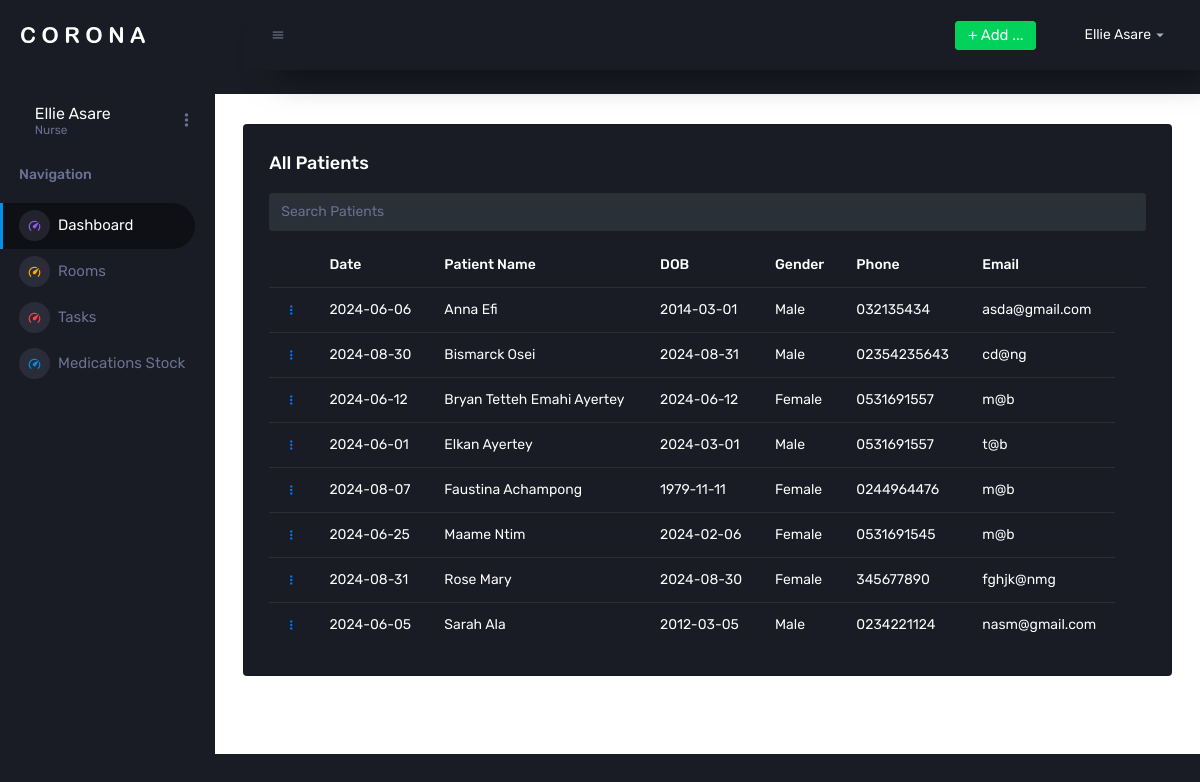
The app's page /pages/desk/viewpatients.php (signed in), older data.
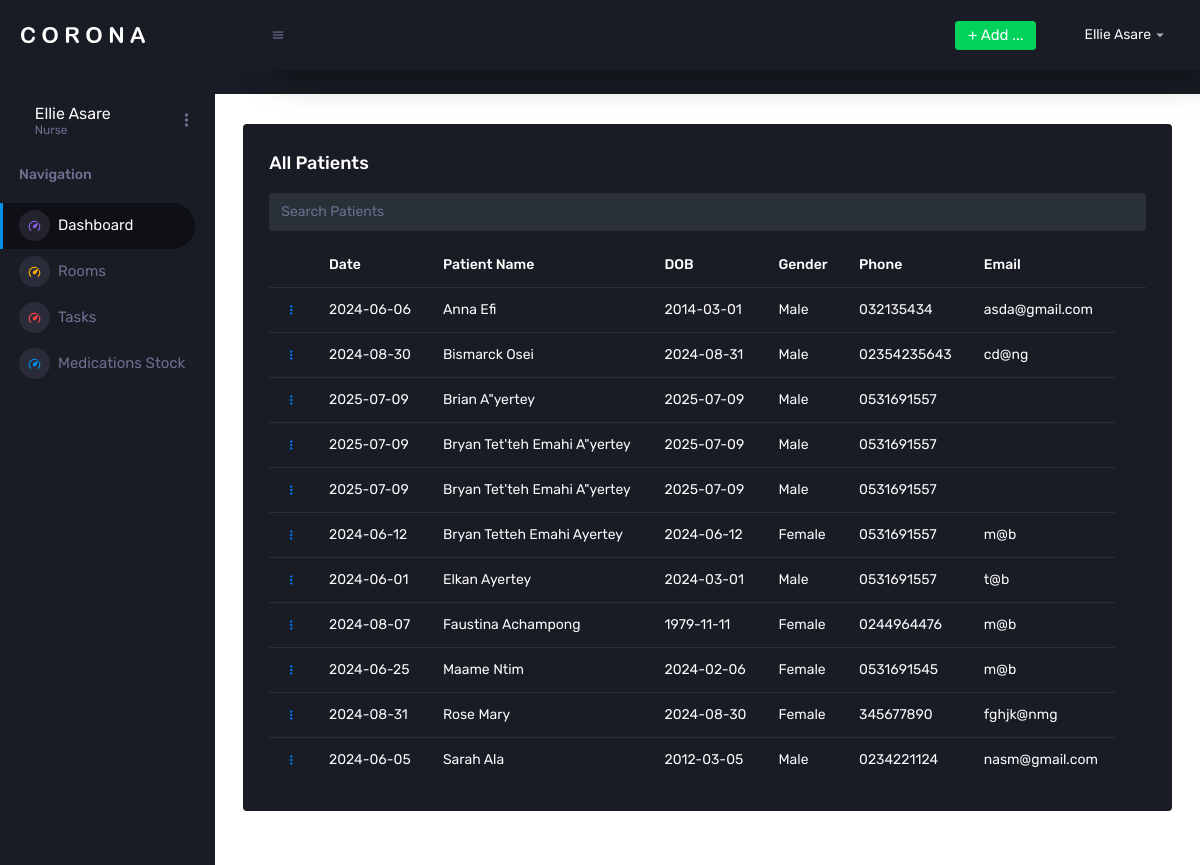
The same page, newer data.
### tables this page shows
CREATE TABLE `patient` (
  `FName` varchar(255) NOT NULL,
  `LName` varchar(255) NOT NULL,
  `DOB` date NOT NULL,
  `gender` enum('Male','Female','Other') NOT NULL,
  `financial_type` varchar(255) DEFAULT NULL,
  `pat_id` int(11) NOT NULL,
  `emergency_fname` varchar(255) DEFAULT NULL,
  `emergency_lname` varchar(255) DEFAULT NULL,
  `marital_status` enum('Single','Married','Divorced','Widowed') NOT NULL,
  `address` text NOT NULL,
  `patient_phone` varchar(13) NOT NULL,
  `patient_email` varchar(255) NOT NULL,
  `emergency_phone` varchar(13) DEFAULT NULL,
  `emergency_email` varchar(255) DEFAULT NULL,
  `referred_by` varchar(255) DEFAULT NULL,
  `registration_date` date DEFAULT NULL,
  `employment` varchar(255) DEFAULT NULL,
  `special_codes` varchar(255) DEFAULT NULL
);

### pages/desk/viewpatients.php (the view, shortened to what this page needs)
<?php
include "../conn.php";
$sql = "SELECT patient.pat_id,concat(Fname,' ',LName) 'Patient Name',patient.*, concat(emergency_fname,' ',emergency_lname)'Emergency Contact' FROM patient
order by FName,Lname;";
$result = $conn->query($sql);
?>
<a href="./addpatient.html">Add Patient</a>
<!DOCTYPE html>
<html lang="en">
  <head>
    <link rel="stylesheet" href="../../assets/vendors/mdi/css/materialdesignicons.min.css">
    <link rel="stylesheet" href="../../assets/vendors/css/vendor.bundle.base.css">
    <link rel="stylesheet" href="../../assets/css/style.css">
  </head>
  <body>
  <div class="container-scroller">
    <?php include "../nav.php";?>
  <div class="main-panel">
        <div class="content-wrapper">
            <div class="row ">
              <div class="col-12 grid-margin">
                <div class="card">
                  <div class="card-body">
                    <h4 class="card-title">All Patients</h4>
                    <div class="table-responsive">
                      <input type="text" id='tableFilterInput' class="form-control dropdown-input" placeholder="Search Patients">
                        <table id='filterTable' class ='table'>
                        <thead>
                            <tr>
                                <th></th>
                                <th>Date</th>
                                <th>Patient Name</th>
                                <th>DOB	</th>
                                <th>Gender	</th>
                                <th>Phone</th>
                                <th>Email</th>
                                <th></th>
                            </tr>
                        </thead>
                        <tbody>
                        <?php
                          if ($result){
                              if ($result->num_rows > 0) {
                                  while($row = $result->fetch_assoc()) {
                                    echo "<tr><td>
                                     <a href='#' id='profile-dropdown' data-toggle='dropdown'><i class='mdi mdi-dots-vertical'></i></a>
                                    <div class='dropdown-menu dropdown-menu-right sidebar-dropdown preview-list' aria-labelledby='profile-dropdown'>
            <form action='apthistory.php' method='post'>
                                          <input type='hidden' name='id' value=".$row['pat_id'].">
                                          <input class ='btn-md btn-primary' type='submit' value='View Patient'>
                                      </form>
            <div class='dropdown-divider'></div>
            <form action='Addappointment.php' method='post'>
                                          <input type='hidden' name='id' value='".$row['pat_id']."'>
                                          <input class ='btn-md btn-info' type='submit' value='Add Appointment'>
                                      </form>
            <div class='dropdown-divider'></div>
            <form action='addpatient.php' method='post'>
                                          <input type='hidden' name='edit' value='".$row['pat_id']."'>
                                          <input class ='btn-md btn-info' type='submit' value='Edit Patient'>
                                      </form>
          </div>
                                    </td>
                                  <td>".$row["registration_date"]."</td><td>".$row["Patient Name"]."</td>
                                    <td>".$row["DOB"]."</td><td>".$row["gender"]."</td><td>".$row["patient_phone"]."</td><td>".$row["patient_email"]."</td>
                                  </tr>";
                                  }
                                  echo "</tbody></table></div></div>";
                              }
                          }
                        ?>
                    </div>
                  </div>
                </div>
              </div>
            </div>
          </div>

### pages/nav.php (shortened to what this page needs)
<?php
  $nav=[];
  if(isset($_SESSION["user"])){
  if ($_SESSION["user"][1]=="Nurse") {
    $nav =[["../nurse/viewpatients.php","Dashboard"],
    ["../nurse/rooms.php","Rooms"],
  ["../nurse/tasks.php","Tasks"],
  ["../nurse/medstock.php","Medications Stock"]];
  }
  }else{
    echo "Test";
    header("Location: ../index.php");
  }
?>
<!DOCTYPE html>
<html lang="en">
<head>
<head>
    <link rel="stylesheet" href="../../assets/vendors/mdi/css/materialdesignicons.min.css">
    <link rel="stylesheet" href="../../assets/vendors/css/vendor.bundle.base.css">
    <link rel="stylesheet" href="../../assets/css/style.css">
</head>
<body>
  <nav class="sidebar sidebar-offcanvas" id="sidebar">
    <div class="sidebar-brand-wrapper d-none d-lg-flex align-items-center justify-content-center fixed-top">
      <a class="sidebar-brand brand-logo" href=<?php $nav[0]?>><img src="../../assets/images/logo.svg" alt="logo" /></a>
    </div>
    <ul class="nav">
      <li class="nav-item profile">
        <div class="profile-desc">
          <div class="profile-pic">
            <div class="profile-name">
              <h5 class="mb-0 font-weight-normal"><?php echo $_SESSION["user"][2]?></h5>
              <span><?php echo $_SESSION["user"][1]?></span>
            </div>
          </div>
          <a href="#" id="profile-dropdown" data-toggle="dropdown"><i class="mdi mdi-dots-vertical"></i></a>
        </div>
      </li>
      <li class="nav-item nav-category">
        <span class="nav-link">Navigation</span>
      </li>
      <?php
    for ($i=0; $i < count($nav); $i++) {
      echo "
      <li class='nav-item menu-items'>
        <a class='nav-link' href='".$nav[$i][0]."'>
          <span class='menu-icon'>
            <i class='mdi mdi-speedometer'></i>
          </span>
          <span class='menu-title'>".$nav[$i][1]."</span>
        </a>
      </li>";
    }
  ?>
  </nav>
        <nav class="navbar p-0 fixed-top d-flex flex-row">
          <div class="navbar-menu-wrapper flex-grow d-flex align-items-stretch">
            <button class="navbar-toggler navbar-toggler align-self-center" type="button" data-toggle="minimize">
              <span class="mdi mdi-menu"></span>
            </button>
            <ul class="navbar-nav navbar-nav-right">
              <div id ="create">
            </div>
              <li class="nav-item dropdown">
                <a class="nav-link" id="profileDropdown" href="#" data-toggle="dropdown">
                  <div class="navbar-profile">
                    <p class="mb-0 d-none d-sm-block navbar-profile-name"><?php echo $_SESSION["user"][2]?></p>
                    <i class="mdi mdi-menu-down d-none d-sm-block"></i>
                  </div>
                </a>
              </li>
            </ul>
          </div>
        </nav>
</body>
</html>

### pages/desk/viewpatients.php (style rules this page uses)
.dropdown-input { margin-bottom: 12px; padding: 8px; width: 100%; box-sizing: border-box; }

Row changes from the older to the newer data that the page shows:
added patient: registration_date "2025-07-09", Patient "Brian A\"yertey", DOB "2025-07-09", gender "Male", patient_phone "0531691557"
added patient: registration_date "2025-07-09", Patient "Bryan Tet'teh Emahi A\"yertey", DOB "2025-07-09", gender "Male", patient_phone "0531691557"
added patient: registration_date "2025-07-09", Patient "Bryan Tet'teh Emahi A\"yertey", DOB "2025-07-09", gender "Male", patient_phone "0531691557"
